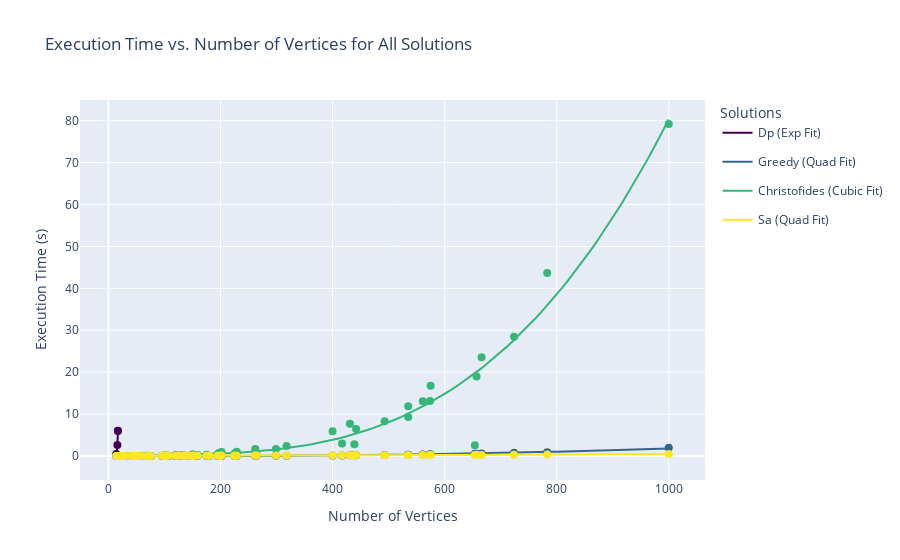

Write notebook code for a chart like this one.
### Code cell
plot_execution_times(df_loaded, ALL_SOLUTIONS)
